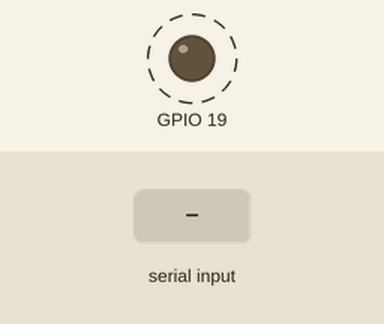
The sketch below on a simulated ESP32. On the bench: output pins drawn as LEDs (lit = HIGH). Dashed ring = blinking. The test bench sets the inputs (shaded band). Nothing arrives over Bluetooth unless stated; a phone connects over Bluetooth LE 3 s after start; what the sketch prints to the serial monitor is not drawn.

Above: at 3.1 s.
3.2 s: "data1\n" received over Serial
6.7 s: "@\n" received over Serial
10.2 s: "1\n" received over Serial
Timing chart, 0 to 19.7 s (numbered marks = the images above; inputs shaded):
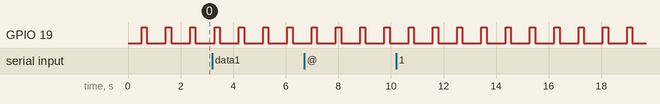

The sketch:

sketch_dec30a.ino
```cpp
#include <NimBLEDevice.h>

/* 提前创建 BLE 蓝牙要用的各个对象 */
NimBLEServer *pServer = NULL;
NimBLEService *pService = NULL;
NimBLECharacteristic *pCharacteristicRX = NULL;
NimBLECharacteristic *pCharacteristicTX = NULL;
NimBLEAdvertising *pAdvertising = NULL;

// 存储接收到的数据
String data1 = "8"; // pwm
String data2 = "20"; // thermometer
String data3 = "0"; // rpm

// 按键状态变量
bool buttonPressed = false;

void setup()
{
  // 初始化串口通信，波特率设置为115200
  // Serial.begin(115200,SERIAL_8N1,16,17);
  Serial.begin(115200);
  // 初始化 BLE 蓝牙功能
  initBLE();
  // 配置指示灯所在端口为输出模式
  pinMode(19, OUTPUT);
}

void loop()
{
  // 处理接收和发送数据
  handleBLEData();
  handleSerial1Data();

  // 点亮指示灯
  digitalWrite(19, HIGH);
  delay(200);
  digitalWrite(19, LOW);
  delay(200);
  // 发送数据到小程序
  sendDataToApp();
  // 发送串口数据
  sendSerial1Data();
}

// 初始化 BLE 蓝牙功能
void initBLE()
{
  // BLE 蓝牙功能配置初始化
  NimBLEDevice::init("BLE4fan");                                                                              // 设置蓝牙名称
  pServer = NimBLEDevice::createServer();                                                                     // 创建蓝牙服务器
  pService = pServer->createService("ABC0");                                                                  // 创建 BLE 服务，UUID 为 ABC0
  pCharacteristicRX = pService->createCharacteristic("ABC1", NIMBLE_PROPERTY::READ | NIMBLE_PROPERTY::WRITE); // 服务中开启特征，UUID 为 ABC1，默认可读、可写。用于接收客户端发来的数据
  pCharacteristicTX = pService->createCharacteristic("ABC2", NIMBLE_PROPERTY::NOTIFY);                        // 服务中开启特征，UUID 为 ABC2，指定属性为通知
  pService->start();                                                                                          // 启动服务
  pAdvertising = NimBLEDevice::getAdvertising();                                                              // 创建广播对象
  pAdvertising->addServiceUUID("ABC0");                                                                       // 配置广播
  pAdvertising->start();                                                                                      // 启动广播
  Serial.println("初始化蓝牙完成...");
}

// 处理蓝牙接收的数据
void handleBLEData()
{
  // RX 获取接收数据
  String val = pCharacteristicRX->getValue();
  if (val != "")
  {
    Serial.print("Received from MiniProgram: ");
    Serial.println(val);
    //  手动解析从小程序端发来的JSON包
    String key = extractJSONValue(val, "key");
    String value = extractJSONValue(val, "value");
    String json_string = key + ":" + value; // 将其形式变成 “key:value”
    int delimiterIndex = json_string.indexOf(':');
    if (delimiterIndex > 0)
    {
      String key = json_string.substring(0, delimiterIndex);
      String value = json_string.substring(delimiterIndex + 1);
      if (key == "data1")
      {
        data1 = value;
      }
    }
  }
  pCharacteristicRX->setValue("");
  // 小延迟，避免占用过多 CPU 资源
  delay(500);
}

void handleSerial1Data()
{
  // 从串口读取数据
  while (Serial.available() > 0)
  {
    String receivedData = Serial.readStringUntil('\n'); // 读取直到换行符 '\n'

    // 去除尾部的回车符 '\r' 和换行符 '\n'
    receivedData.trim(); // trim() 会移除字符串开头和结尾的空格、回车、换行等字符

    if (receivedData != "") // 如果接收到的数据不为空
    {
      Serial.print("Received from Serial: ");
      Serial.println(receivedData); // 打印接收到的数据

      // 检查数据是否以"@"开头
      if (receivedData.startsWith("@"))
      {
        // 去除开头的"@"
        receivedData.remove(0, 1);

        // 分割字符串，使用"#"分隔符来提取data1和data2
        int separatorIndex = receivedData.indexOf('#');
        if (separatorIndex > 0) // 确保有"#"分隔符
        {
          data2 = receivedData.substring(0, separatorIndex);  // 提取data1
          data3 = receivedData.substring(separatorIndex + 1); // 提取data2

          // 输出解析后的数据
          Serial.print("data2: ");
          Serial.println(data2);
          Serial.print("data3: ");
          Serial.println(data3);

          // 可以在这里将 data1 和 data2 存储到全局变量或进一步处理
        }
        else
        {
          Serial.println("Invalid format: Missing '#' separator");
        }
      }
      else
      {
        Serial.println("Invalid format: Missing '@' at the beginning");
      }
    }
  }

  // 小延迟，避免占用过多 CPU 资源
  delay(20);
}

// 用来从一个 JSON 字符串中提取特定字段（field）的值。
// JSON 数据的字段值是用双引号包围的，并且字段和对应的值之间用 : 分隔。
String extractJSONValue(const String &data, const String &field)
{
  int startIndex = data.indexOf("\"" + field + "\":\"") + field.length() + 4;
  int endIndex = data.indexOf("\"", startIndex);
  if (startIndex < field.length() + 4 || endIndex == -1)
  {
    return "";
  }
  return data.substring(startIndex, endIndex);
}

// 发送数据到小程序
void sendDataToApp()
{
  // 设置特征值并发送通知
  pCharacteristicTX->setValue("data1:" + data1 + "\n");
  pCharacteristicTX->notify();
  Serial.print("Sent data to app: ");
  Serial.println(data1);
  // 设置特征值并发送通知
  pCharacteristicTX->setValue("data2:" + data2 + "\n");
  pCharacteristicTX->notify();
  Serial.print("Sent data to app: ");
  Serial.println(data2);
  // 设置特征值并发送通知
  pCharacteristicTX->setValue("data3:" + data3 + "\n");
  pCharacteristicTX->notify();
  Serial.print("Sent data to app: ");
  Serial.println(data3);
}
// 数据格式： "@data\r\n" , 32需要写包头规则 （文本包串口接收发）
// 发送数据到串口
void sendSerial1Data()
{
  Serial.print("Sending data to Serial: ");
  Serial.println(data1);
  // 发送串口数据
  String TxData = "@" + data1 + "\r\n";
  Serial.print(TxData.c_str());
}
```

Measured:
- by itself, GPIO 19: alternates HIGH for 0.20 s and LOW for 0.72 s
